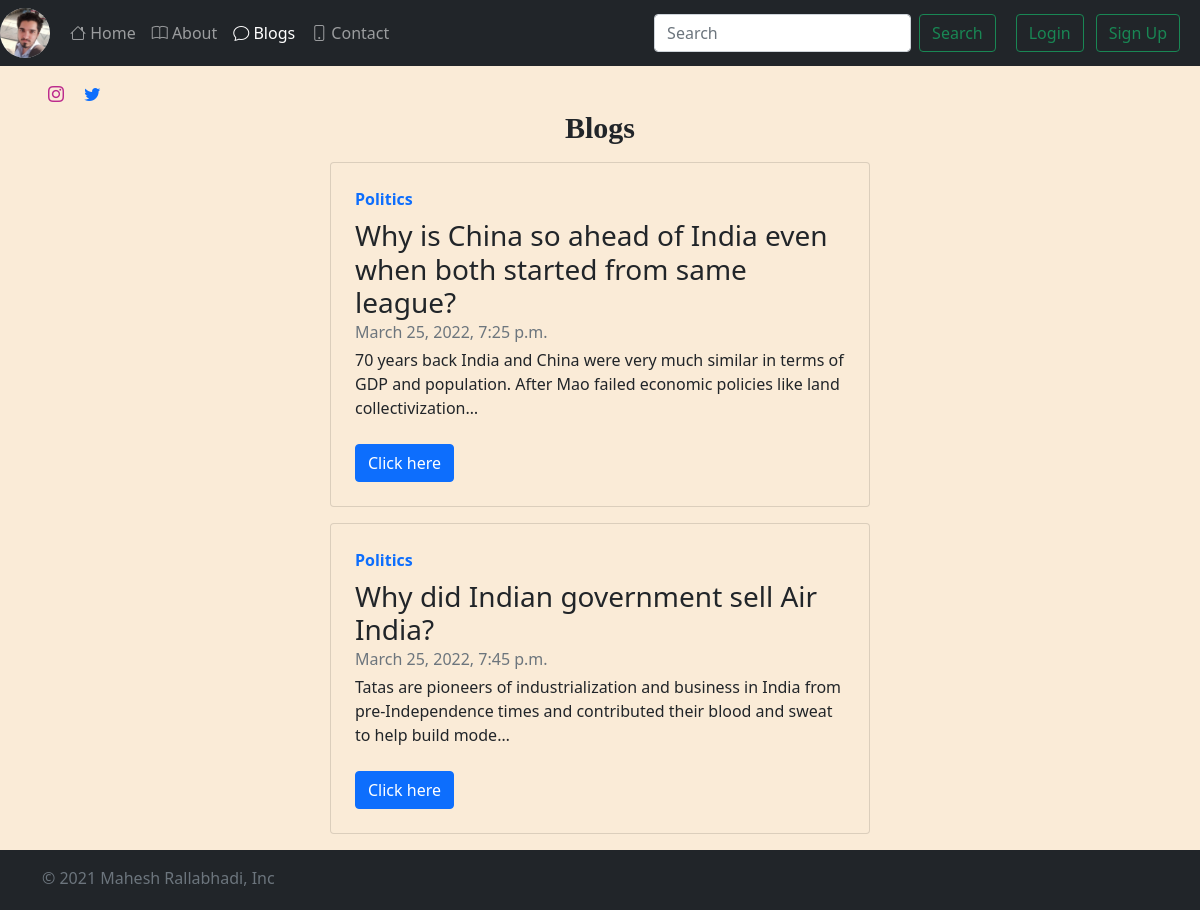
Screenshot of /blog/ with the database file from the repository.
### blog/models.py (models this page shows, shortened)
class Post(models.Model):
    title=models.CharField(max_length=255)
    timeStamp=models.DateTimeField(blank=True)
    content=RichTextField(blank=True, null=True)
    genre=models.CharField(max_length=14)
    slug=models.CharField(max_length=130)

### blog/views.py (the view)
# urls.py: path('', views.blogHome, name="bloghome"),
def blogHome(request):
    allPosts=Post.objects.all()
    context={'allPosts': allPosts}
    return render(request, 'blog/blogs.html', context)

### templates/blog/blogs.html (shortened to what this page needs)
<!doctype html>
<html lang="en">
<head>
  <link href="https://cdn.jsdelivr.net/npm/bootstrap@5.1.3/dist/css/bootstrap.min.css" rel="stylesheet"
>
  {% load static %}
  <link rel="stylesheet" href="{% static 'style.css' %}">
  <link rel="stylesheet" href="https://cdn.jsdelivr.net/npm/bootstrap-icons@1.7.2/font/bootstrap-icons.css">
</head>
<body>
  <nav class="navbar navbar-expand-lg navbar-dark bg-dark">
    <a href="">
      <img src="/static/pics/img1.jpg" class="bd-placeholder-img rounded-circle" width="50" height="50" alt="image" />
      <div class="container-fluid">
    </a>
    <div class="collapse navbar-collapse" id="navbarSupportedContent">
      <ul class="navbar-nav me-auto mb-2 mb-lg-0">
        <li class="nav-item">
          <a class="nav-link" aria-current="page" href="/">
            <i class="bi bi-house"></i>
            Home</a>
        </li>
        <li class="nav-item">
          <a class="nav-link" href="/about">
            <i class="bi bi-book"></i>
            About</a>
        <li class="nav-item">
          <a class="nav-link active" href="/blog">
            <i class="bi bi-chat"></i>
            Blogs</a>
        </li>
        <li class="nav-item ">
          <a class="nav-link" href="/contacts">
            <i class="bi bi-phone"></i>
            Contact</a>
        </li>
      </ul>
      <form method="get" action="/search" class="d-flex my-2 my-lg-0 mx-3">
        <input class="form-control me-2" type="search" placeholder="Search" aria-label="Search" name="query" id="query">
        <button class="btn btn-outline-success" type="submit">Search</button>
      </form>
      {% if user.is_authenticated %}
      <ul class="navbar-nav mr-2">
          <li class="nav-item dropdown">
              <a class="nav-link dropdown-toggle" href='#' id="navbarDropdown" role="button"
                  data-bs-toggle="dropdown" aria-expanded="false"> Welcome {{request.user}}</a>
              <div class="dropdown-menu" aria-labelledby="navbarDropdown">
                  <a class="dropdown-item " href="/logout">Logout</a>
              </div>
          </li>
      </ul>
  </div>
  {% else %}
  <button type="button" class="btn btn-outline-success mx-1" data-bs-toggle="modal" data-bs-target="#loginModal">
      Login
  </button>
  <button type="button" class="btn btn-outline-success mx-2" data-bs-toggle="modal" data-bs-target="#signupModal">
      Sign Up
  </button>
  {% endif %}
    </div>
  </nav>
  <div class="icon mt-3 mx-5">
    <a href="https://www.instagram.com/wtfmaahesh/" class="logo">
      <i  class="bi bi-instagram"> </i>
    </a>
    <a class="px-3 icon-decoration-none" href="https://twitter.com/matrixmahesh19">
        <i class="bi bi-twitter"></i>
    </a>
</div>
  <h1 class="text-center mt-1">Blogs</h1>
    {% for post in allPosts %}
      <div class="card mb-3 mx-auto mt-3" style="max-width: 540px;">
        <div class="col p-4 d-flex flex-column position-static">
          <strong class="d-inline-block mb-2 text-primary">{{post.genre}}</strong>
          <h3 class="mb-0">{{post.title}}</h3>
          <div class="mb-1 text-muted">{{post.timeStamp}}</div>
          <p class="card-text mb-auto">{{post.content | safe | truncatechars:150}}</p>
          <a href="/blog/{{post.slug}}">
            <button class="btn btn-primary mt-2">Click here</button>
        </a>
        </div>
      </div>
      {% endfor %}
  <footer class="footer position-relative py-3 bg-dark">
    <div class="container">
      <span class="text-muted">© 2021 Mahesh Rallabhadi, Inc</span>
    </div>
  </footer>
</body>
</html>

### static/style.css (style rules this page uses)
.footer { position:absolute; bottom:0; width:100%; height:60px; }
.text-center { font-family: 'Times New Roman', Times, serif; font-size: 30px; font-weight: bold; }

### templates/blog/blogs.html (style rules this page uses)
body { background-color: antiquewhite; }
.logo, .logo:hover { color:#bc2a8d; text-decoration: none; }
.card { background-color: antiquewhite; }

### rows the page displays
Post: genre "Politics", title "Why is China so ahead of India even when both started from same league?", timeStamp "March 25, 2022, 7:25 p.m.", content "70 years back India and China were very much similar in terms of GDP and population. After Mao failed economic policies like land collectivization…"
Post: genre "Politics", title "Why did Indian government sell Air India?", timeStamp "March 25, 2022, 7:45 p.m.", content "Tatas are pioneers of industrialization and business in India from pre-Independence times and contributed their blood and sweat to help build mode…"
